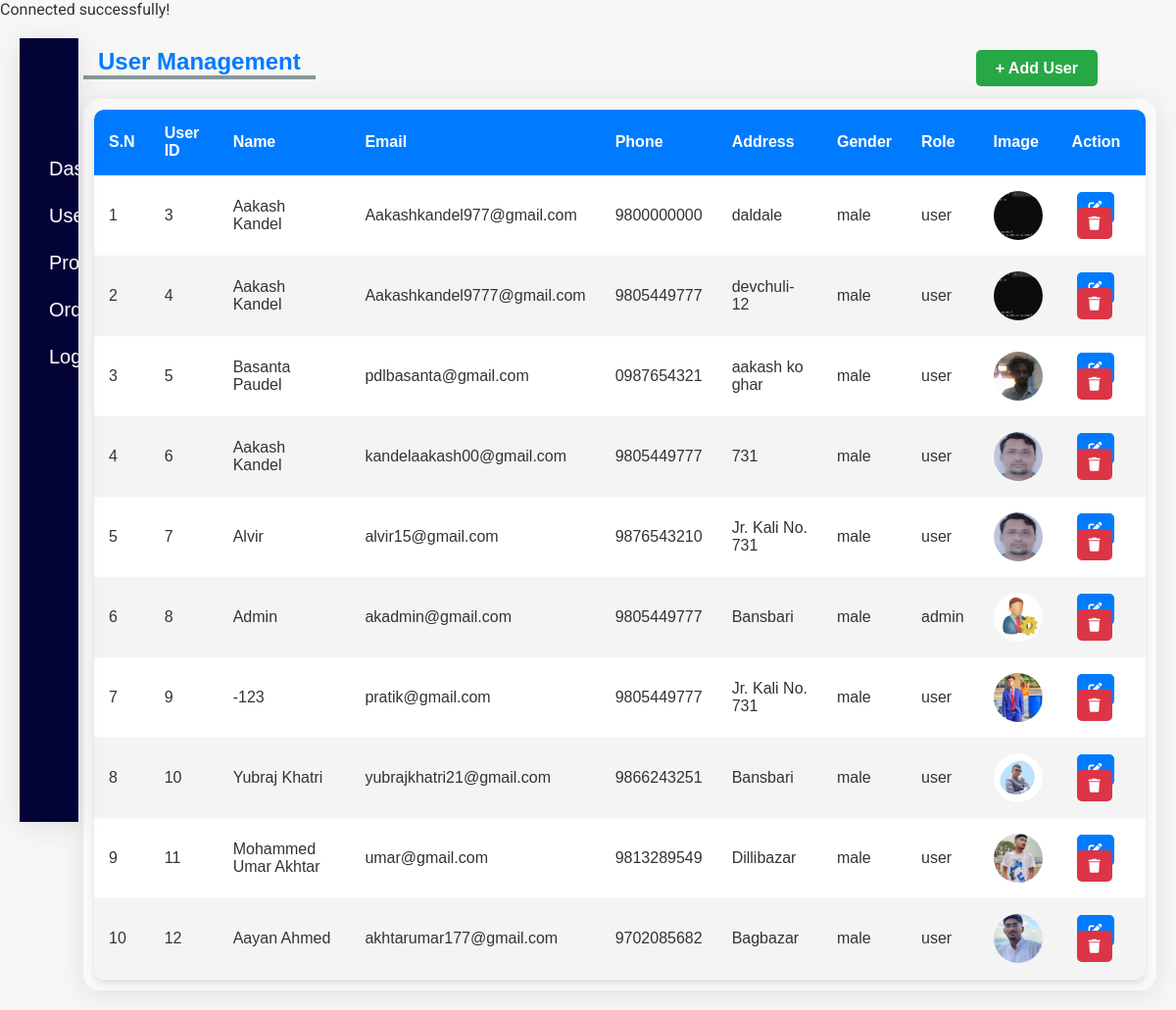
Page /usermanage.php (signed in) on the committed database.
### tables this page shows
CREATE TABLE `userdetails` (
  `user_id` int(11) NOT NULL,
  `name` varchar(100) NOT NULL,
  `email` varchar(50) NOT NULL,
  `phone` varchar(15) NOT NULL,
  `password` varchar(100) NOT NULL,
  `token` varchar(500) NOT NULL,
  `address` varchar(30) NOT NULL,
  `gender` text NOT NULL,
  `role` varchar(10) NOT NULL,
  `registration_date` varchar(20) NOT NULL,
  `image` varchar(500) NOT NULL
);

### usermanage.php (the view, shortened to what this page needs)
<?php include('php/connector.php'); ?>
<!DOCTYPE html>
<html lang="en">
<head>
    <link rel="stylesheet" href="css/usermanage.css">
    <link rel="stylesheet" href="view/app/adminmenu.css">
    <link href="https://cdnjs.cloudflare.com/ajax/libs/font-awesome/6.5.2/css/all.min.css" rel="stylesheet">
</head>
<body>
    <div class="adminmain-container">
        <div class="menudiv"><?php include("view/app/adminmenu.php"); ?></div>
        <div class="dashdiv">
            <div class="sellerupper-container">
                <div class="seller-title">
                    <h2>User Management</h2>
                </div>
                <div class="selleraddbutton">
                    <a href="addusermanage.php" class="add-user-btn">+ Add User</a>
                </div>
            </div>
            <div class="sellermain-container">
                <main class="table">
                    <section>
                        <table>
                            <thead>
                                <tr>
                                    <th>S.N</th>
                                    <th>User ID</th>
                                    <th>Name</th>
                                    <th>Email</th>
                                    <th>Phone</th>
                                    <th>Address</th>
                                    <th>Gender</th>
                                    <th>Role</th>
                                    <th>Image</th>
                                    <th>Action</th>
                                </tr>
                            </thead>
                            <tbody>
                                <?php $sn = 1; ?>
                                <?php
                                $sql = "SELECT * FROM userdetails";
                                $result = mysqli_query($con, $sql);
                                while ($data = mysqli_fetch_assoc($result)) {
                                ?>
                                    <tr>
                                        <td><?php echo $sn; ?></td>
                                        <td><?php echo $data['user_id']; ?></td>
                                        <td><?php echo $data['name']; ?></td>
                                        <td><?php echo $data['email']; ?></td>
                                        <td><?php echo $data['phone']; ?></td>
                                        <td><?php echo $data['address']; ?></td>
                                        <td><?php echo $data['gender']; ?></td>
                                        <td><?php echo $data['role']; ?></td>
                                        <td><img src="<?= $data['image']; ?>" alt="User Image"></td>
                                        <td class="actionbutton">
                                            <a class="bedit" href="usermanageedit.php?id=<?php echo $data['user_id']; ?>"><i class="fas fa-edit"></i></a>
                                            <a class="bdelete" onclick="show(<?php echo $data['user_id']; ?>);"><i class="fas fa-trash"></i></a>
                                        </td>
                                    </tr>
                                    <?php $sn++; ?>
                                <?php } ?>
                            </tbody>
                        </table>
                    </section>
                </main>
            </div>
        </div>
    </div>
</body>
</html>

### css/usermanage.css (style rules this page uses)
* { margin: 0px; padding: 0px; font-family: 'Barlow', sans-serif; font-family: 'Lato', sans-serif; font-family: 'Roboto', sans-serif; font-family: 'Ubuntu', sans-serif; }
body { font-family: 'Roboto', sans-serif; margin: 0; padding: 0; background: #f7f7f7; color: #333; }
.seller-title { border-bottom: 4px solid rgba(124, 137, 142, 0.879); padding: 10px 15px 0px 15px; color: rgb(2, 2, 58); font-size: 18px; font-weight: light; }
.selleraddbutton a { background-color: #0049B7; color: white; padding: 7px 15px; border-radius: 15px; text-decoration: none; font-weight: lighter; }
.selleraddbutton { margin-top: 20px; margin-right: 60px; text-align: right; position: sticky; }
.sellermain-container { min-height: 100vh; display: flex; justify-content: center; margin-top: 2vh; }
td img { width: 45px; border-radius: 50%; height: 45px; vertical-align: middle; }
main.table { background: rgba(255, 255, 255, 0.23); border-radius: 16px; box-shadow: 0 4px 30px rgba(0, 0, 0, 0.1); backdrop-filter: blur(13.9px); -webkit-backdrop-filter: blur(13.9px); border: 1px solid rgba(255, 255, 255, 0.01); padding: 10px; }
table, th, td { padding: 1rem 2.2rem; text-align: center; border-collapse: collapse; }
table tr { border-bottom: 2px solid rgba(228, 220, 220, 0.081); }
tbody tr:nth-child(even) { background-color: #0000000b; }
thead th { position: stick; top: 0; left: 0; background-color: #d5d1de74; }
.bedit { background-color: rgb(16, 16, 196); text-decoration: none; color: white; font-size: 28px; padding: 3px 15px; border-radius: 15px; text-align: center; }
.bdelete { background-color: #cc0000; text-decoration: none; color: white; font-size: 28px; padding: 3px 15px; border-radius: 15px; text-align: center; }
.adminmain-container { max-width: 100%; padding: 20px; }
.sellerupper-container { display: flex; justify-content: space-between; align-items: center; margin-bottom: 20px; }
.seller-title h2 { font-size: 24px; color: #007BFF; }
.selleraddbutton .add-user-btn { background-color: #28a745; color: white; padding: 10px 20px; border-radius: 5px; text-decoration: none; font-weight: bold; transition: background-color 0.3s ease, transform 0.3s ease; }
.table table { width: 100%; border-collapse: collapse; background: white; border-radius: 10px; overflow: hidden; box-shadow: 0 4px 6px rgba(0, 0, 0, 0.1); }
.table th, .table td { padding: 15px; text-align: left; border-bottom: 1px solid #ddd; }
.table th { background-color: #007BFF; color: white; font-weight: bold; }
.table img { width: 50px; height: 50px; border-radius: 50%; object-fit: cover; }
.actionbutton a { margin: 0 5px; color: white; padding: 8px 12px; border-radius: 5px; text-decoration: none; font-size: 14px; transition: background-color 0.3s ease, transform 0.3s ease; }
.actionbutton .bedit { background-color: #007BFF; }
.actionbutton .bdelete { background-color: #dc3545; }
.adminmain-container { display: flex; max-width: 100%; }
.dashdiv { flex: 1; margin-left: 65px; }
.menudiv { position: fixed; z-index: 999; width: 200px; }

### view/app/adminmenu.css (style rules this page uses)
* { margin:0px; padding:0px; font-family: 'Barlow', sans-serif; font-family: 'Lato', sans-serif; font-family: 'Roboto', sans-serif; font-family: 'Ubuntu', sans-serif; }

### rows in the picture
userdetails: user_id "3", name "Aakash Kandel", email "Aakashkandel977@gmail.com", phone "9800000000", address "daldale", gender "male", role "user", image (picture)
userdetails: user_id "4", name "Aakash Kandel", email "Aakashkandel9777@gmail.com", phone "9805449777", address "devchuli-12", gender "male", role "user", image (picture)
userdetails: user_id "5", name "Basanta Paudel", email "pdlbasanta@gmail.com", phone "0987654321", address "aakash ko ghar", gender "male", role "user", image (picture)
userdetails: user_id "6", name "Aakash Kandel", email "kandelaakash00@gmail.com", phone "9805449777", address "731", gender "male", role "user", image (picture)
userdetails: user_id "7", name "Alvir", email "alvir15@gmail.com", phone "9876543210", address "Jr. Kali No. 731", gender "male", role "user", image (picture)
userdetails: user_id "8", name "Admin", email "akadmin@gmail.com", phone "9805449777", address "Bansbari", gender "male", role "admin", image (picture)
userdetails: user_id "9", name "-123", email "pratik@gmail.com", phone "9805449777", address "Jr. Kali No. 731", gender "male", role "user", image (picture)
userdetails: user_id "10", name "Yubraj Khatri", email "yubrajkhatri21@gmail.com", phone "9866243251", address "Bansbari", gender "male", role "user", image (picture)
userdetails: user_id "11", name "Mohammed Umar Akhtar", email "umar@gmail.com", phone "9813289549", address "Dillibazar", gender "male", role "user", image (picture)
userdetails: user_id "12", name "Aayan Ahmed", email "akhtarumar177@gmail.com", phone "9702085682", address "Bagbazar", gender "male", role "user", image (picture)
